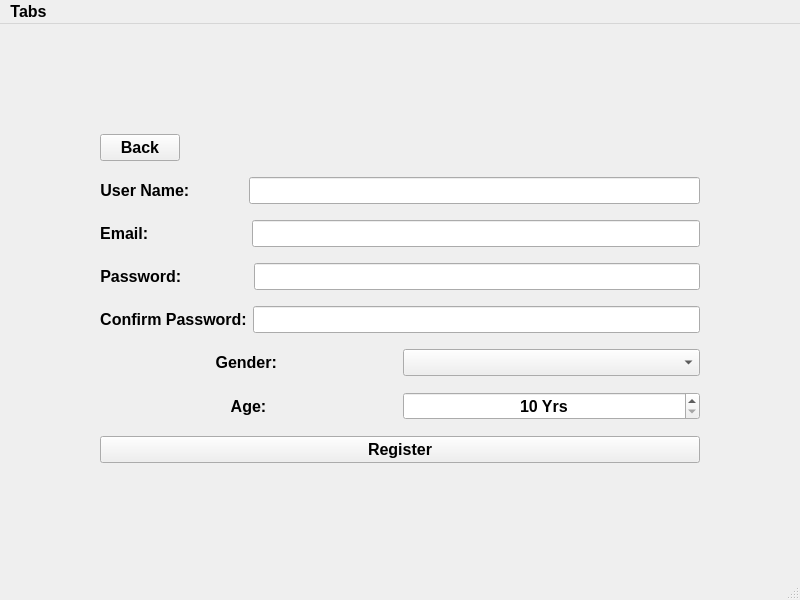
<?xml version="1.0" encoding="UTF-8"?>
<ui version="4.0">
 <class>NewUser</class>
 <widget class="QMainWindow" name="NewUser">
  <property name="geometry">
   <rect>
    <x>0</x>
    <y>0</y>
    <width>800</width>
    <height>600</height>
   </rect>
  </property>
  <property name="minimumSize">
   <size>
    <width>800</width>
    <height>600</height>
   </size>
  </property>
  <property name="maximumSize">
   <size>
    <width>800</width>
    <height>600</height>
   </size>
  </property>
  <property name="font">
   <font>
    <pointsize>12</pointsize>
    <bold>true</bold>
   </font>
  </property>
  <property name="windowTitle">
   <string>MainWindow</string>
  </property>
  <widget class="QWidget" name="centralwidget">
   <layout class="QVBoxLayout" name="verticalLayout">
    <property name="leftMargin">
     <number>100</number>
    </property>
    <property name="topMargin">
     <number>100</number>
    </property>
    <property name="rightMargin">
     <number>100</number>
    </property>
    <property name="bottomMargin">
     <number>100</number>
    </property>
    <item alignment="Qt::AlignLeft">
     <widget class="QPushButton" name="backBtn">
      <property name="font">
       <font>
        <pointsize>12</pointsize>
        <bold>true</bold>
       </font>
      </property>
      <property name="text">
       <string>Back</string>
      </property>
     </widget>
    </item>
    <item>
     <layout class="QHBoxLayout" name="horizontalLayout">
      <item>
       <widget class="QLabel" name="userLabel">
        <property name="font">
         <font>
          <pointsize>12</pointsize>
          <bold>true</bold>
         </font>
        </property>
        <property name="text">
         <string>User Name:            </string>
        </property>
        <property name="alignment">
         <set>Qt::AlignCenter</set>
        </property>
        <property name="wordWrap">
         <bool>false</bool>
        </property>
       </widget>
      </item>
      <item>
       <widget class="QLineEdit" name="userLineEdit">
        <property name="font">
         <font>
          <pointsize>12</pointsize>
          <bold>true</bold>
         </font>
        </property>
       </widget>
      </item>
     </layout>
    </item>
    <item>
     <layout class="QHBoxLayout" name="horizontalLayout_2">
      <item>
       <widget class="QLabel" name="emailLabel">
        <property name="font">
         <font>
          <pointsize>12</pointsize>
          <bold>true</bold>
         </font>
        </property>
        <property name="text">
         <string>Email:                      </string>
        </property>
        <property name="alignment">
         <set>Qt::AlignCenter</set>
        </property>
        <property name="wordWrap">
         <bool>false</bool>
        </property>
       </widget>
      </item>
      <item>
       <widget class="QLineEdit" name="emailLineEdit">
        <property name="font">
         <font>
          <pointsize>12</pointsize>
          <bold>true</bold>
         </font>
        </property>
       </widget>
      </item>
     </layout>
    </item>
    <item>
     <layout class="QHBoxLayout" name="horizontalLayout_3">
      <item>
       <widget class="QLabel" name="passwordLabel">
        <property name="font">
         <font>
          <pointsize>12</pointsize>
          <bold>true</bold>
         </font>
        </property>
        <property name="text">
         <string>Password:               </string>
        </property>
        <property name="alignment">
         <set>Qt::AlignCenter</set>
        </property>
        <property name="wordWrap">
         <bool>false</bool>
        </property>
       </widget>
      </item>
      <item>
       <widget class="QLineEdit" name="passwordLineEdit">
        <property name="font">
         <font>
          <pointsize>12</pointsize>
          <bold>true</bold>
         </font>
        </property>
        <property name="echoMode">
         <enum>QLineEdit::Password</enum>
        </property>
       </widget>
      </item>
     </layout>
    </item>
    <item>
     <layout class="QHBoxLayout" name="horizontalLayout_5">
      <item>
       <widget class="QLabel" name="confirmPasswordLabel">
        <property name="font">
         <font>
          <pointsize>12</pointsize>
          <bold>true</bold>
         </font>
        </property>
        <property name="text">
         <string>Confirm Password:</string>
        </property>
        <property name="alignment">
         <set>Qt::AlignCenter</set>
        </property>
        <property name="wordWrap">
         <bool>false</bool>
        </property>
       </widget>
      </item>
      <item>
       <widget class="QLineEdit" name="confirmPasswordLineEdit">
        <property name="font">
         <font>
          <pointsize>12</pointsize>
          <bold>true</bold>
         </font>
        </property>
        <property name="echoMode">
         <enum>QLineEdit::Password</enum>
        </property>
       </widget>
      </item>
     </layout>
    </item>
    <item>
     <layout class="QHBoxLayout" name="horizontalLayout_6">
      <item>
       <widget class="QLabel" name="genderLabel">
        <property name="font">
         <font>
          <pointsize>12</pointsize>
          <bold>true</bold>
         </font>
        </property>
        <property name="text">
         <string>Gender: </string>
        </property>
        <property name="alignment">
         <set>Qt::AlignCenter</set>
        </property>
        <property name="wordWrap">
         <bool>false</bool>
        </property>
       </widget>
      </item>
      <item>
       <widget class="QComboBox" name="genderComboBox">
        <property name="font">
         <font>
          <pointsize>12</pointsize>
          <bold>true</bold>
         </font>
        </property>
       </widget>
      </item>
     </layout>
    </item>
    <item>
     <layout class="QHBoxLayout" name="horizontalLayout_4">
      <item>
       <widget class="QLabel" name="ageLabel">
        <property name="font">
         <font>
          <pointsize>12</pointsize>
          <bold>true</bold>
         </font>
        </property>
        <property name="text">
         <string>Age:</string>
        </property>
        <property name="alignment">
         <set>Qt::AlignCenter</set>
        </property>
        <property name="wordWrap">
         <bool>false</bool>
        </property>
       </widget>
      </item>
      <item>
       <widget class="QSpinBox" name="ageSpinBox">
        <property name="font">
         <font>
          <pointsize>12</pointsize>
          <bold>true</bold>
         </font>
        </property>
        <property name="alignment">
         <set>Qt::AlignCenter</set>
        </property>
        <property name="suffix">
         <string> Yrs</string>
        </property>
        <property name="prefix">
         <string/>
        </property>
        <property name="minimum">
         <number>10</number>
        </property>
        <property name="maximum">
         <number>150</number>
        </property>
       </widget>
      </item>
     </layout>
    </item>
    <item>
     <widget class="QPushButton" name="registerBtn">
      <property name="font">
       <font>
        <pointsize>12</pointsize>
        <bold>true</bold>
       </font>
      </property>
      <property name="text">
       <string>Register</string>
      </property>
     </widget>
    </item>
   </layout>
  </widget>
  <widget class="QMenuBar" name="menubar">
   <property name="geometry">
    <rect>
     <x>0</x>
     <y>0</y>
     <width>800</width>
     <height>26</height>
    </rect>
   </property>
   <widget class="QMenu" name="menuTabs">
    <property name="title">
     <string>Tabs</string>
    </property>
    <addaction name="actionLogin"/>
   </widget>
   <addaction name="menuTabs"/>
  </widget>
  <widget class="QStatusBar" name="statusbar"/>
  <action name="actionLogin">
   <property name="text">
    <string>Login</string>
   </property>
  </action>
 </widget>
 <resources/>
 <connections/>
</ui>
